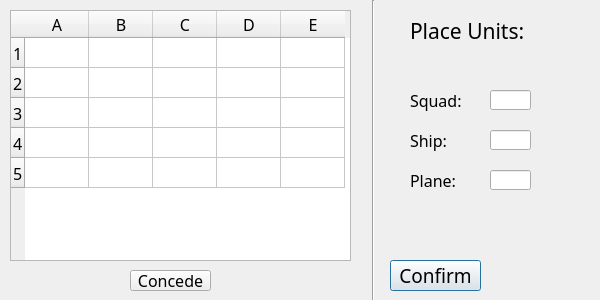
<?xml version="1.0" encoding="UTF-8"?>
<ui version="4.0" idbasedtr="false">
 <class>UnitPlacement</class>
 <widget class="QDialog" name="UnitPlacement">
  <property name="geometry">
   <rect>
    <x>0</x>
    <y>0</y>
    <width>600</width>
    <height>300</height>
   </rect>
  </property>
  <property name="minimumSize">
   <size>
    <width>600</width>
    <height>300</height>
   </size>
  </property>
  <property name="maximumSize">
   <size>
    <width>600</width>
    <height>300</height>
   </size>
  </property>
  <property name="windowTitle">
   <string>UnitPlacement</string>
  </property>
  <widget class="QLabel" name="label">
   <property name="geometry">
    <rect>
     <x>410</x>
     <y>20</y>
     <width>121</width>
     <height>21</height>
    </rect>
   </property>
   <property name="font">
    <font>
     <family>Century Gothic</family>
     <pointsize>16</pointsize>
    </font>
   </property>
   <property name="text">
    <string>Place Units:</string>
   </property>
  </widget>
  <widget class="QPushButton" name="confirmButton">
   <property name="geometry">
    <rect>
     <x>390</x>
     <y>260</y>
     <width>91</width>
     <height>31</height>
    </rect>
   </property>
   <property name="font">
    <font>
     <family>Century Gothic</family>
     <pointsize>14</pointsize>
    </font>
   </property>
   <property name="text">
    <string>Confirm</string>
   </property>
  </widget>
  <widget class="QLineEdit" name="shipEdit">
   <property name="geometry">
    <rect>
     <x>490</x>
     <y>130</y>
     <width>41</width>
     <height>20</height>
    </rect>
   </property>
  </widget>
  <widget class="QLabel" name="label_3">
   <property name="geometry">
    <rect>
     <x>410</x>
     <y>130</y>
     <width>61</width>
     <height>21</height>
    </rect>
   </property>
   <property name="font">
    <font>
     <family>Century Gothic</family>
     <pointsize>12</pointsize>
    </font>
   </property>
   <property name="text">
    <string>Ship:</string>
   </property>
  </widget>
  <widget class="QPushButton" name="concedeButton">
   <property name="geometry">
    <rect>
     <x>130</x>
     <y>270</y>
     <width>81</width>
     <height>21</height>
    </rect>
   </property>
   <property name="font">
    <font>
     <family>Century Gothic</family>
     <pointsize>12</pointsize>
    </font>
   </property>
   <property name="text">
    <string>Concede</string>
   </property>
  </widget>
  <widget class="QLineEdit" name="planeEdit">
   <property name="geometry">
    <rect>
     <x>490</x>
     <y>170</y>
     <width>41</width>
     <height>20</height>
    </rect>
   </property>
  </widget>
  <widget class="Line" name="line">
   <property name="geometry">
    <rect>
     <x>363</x>
     <y>0</y>
     <width>20</width>
     <height>301</height>
    </rect>
   </property>
   <property name="orientation">
    <enum>Qt::Vertical</enum>
   </property>
  </widget>
  <widget class="QTableWidget" name="tableWidget">
   <property name="geometry">
    <rect>
     <x>10</x>
     <y>10</y>
     <width>341</width>
     <height>251</height>
    </rect>
   </property>
   <property name="maximumSize">
    <size>
     <width>341</width>
     <height>16777215</height>
    </size>
   </property>
   <property name="font">
    <font>
     <family>Century Gothic</family>
     <pointsize>12</pointsize>
    </font>
   </property>
   <property name="lineWidth">
    <number>1</number>
   </property>
   <property name="horizontalScrollBarPolicy">
    <enum>Qt::ScrollBarAsNeeded</enum>
   </property>
   <property name="sizeAdjustPolicy">
    <enum>QAbstractScrollArea::AdjustToContents</enum>
   </property>
   <attribute name="horizontalHeaderDefaultSectionSize">
    <number>64</number>
   </attribute>
   <attribute name="horizontalHeaderMinimumSectionSize">
    <number>60</number>
   </attribute>
   <attribute name="verticalHeaderDefaultSectionSize">
    <number>30</number>
   </attribute>
   <attribute name="verticalHeaderMinimumSectionSize">
    <number>25</number>
   </attribute>
   <attribute name="verticalHeaderStretchLastSection">
    <bool>false</bool>
   </attribute>
   <row>
    <property name="text">
     <string>1</string>
    </property>
   </row>
   <row>
    <property name="text">
     <string>2</string>
    </property>
   </row>
   <row>
    <property name="text">
     <string>3</string>
    </property>
   </row>
   <row>
    <property name="text">
     <string>4</string>
    </property>
   </row>
   <row>
    <property name="text">
     <string>5</string>
    </property>
   </row>
   <column>
    <property name="text">
     <string>A</string>
    </property>
    <property name="font">
     <font>
      <family>Century Gothic</family>
      <pointsize>12</pointsize>
     </font>
    </property>
   </column>
   <column>
    <property name="text">
     <string>B</string>
    </property>
   </column>
   <column>
    <property name="text">
     <string>C</string>
    </property>
   </column>
   <column>
    <property name="text">
     <string>D</string>
    </property>
   </column>
   <column>
    <property name="text">
     <string>E</string>
    </property>
   </column>
  </widget>
  <widget class="QLabel" name="label_2">
   <property name="geometry">
    <rect>
     <x>410</x>
     <y>90</y>
     <width>61</width>
     <height>21</height>
    </rect>
   </property>
   <property name="font">
    <font>
     <family>Century Gothic</family>
     <pointsize>12</pointsize>
    </font>
   </property>
   <property name="text">
    <string>Squad:</string>
   </property>
  </widget>
  <widget class="QLabel" name="label_4">
   <property name="geometry">
    <rect>
     <x>410</x>
     <y>170</y>
     <width>61</width>
     <height>21</height>
    </rect>
   </property>
   <property name="font">
    <font>
     <family>Century Gothic</family>
     <pointsize>12</pointsize>
    </font>
   </property>
   <property name="text">
    <string>Plane:</string>
   </property>
  </widget>
  <widget class="QLineEdit" name="squadEdit">
   <property name="geometry">
    <rect>
     <x>490</x>
     <y>90</y>
     <width>41</width>
     <height>20</height>
    </rect>
   </property>
  </widget>
 </widget>
 <layoutdefault spacing="6" margin="11"/>
 <resources/>
 <connections>
  <connection>
   <sender>concedeButton</sender>
   <signal>clicked()</signal>
   <receiver>UnitPlacement</receiver>
   <slot>accept()</slot>
   <hints>
    <hint type="sourcelabel">
     <x>175</x>
     <y>272</y>
    </hint>
    <hint type="destinationlabel">
     <x>257</x>
     <y>282</y>
    </hint>
   </hints>
  </connection>
  <connection>
   <sender>confirmButton</sender>
   <signal>clicked()</signal>
   <receiver>UnitPlacement</receiver>
   <slot>exec()</slot>
   <hints>
    <hint type="sourcelabel">
     <x>492</x>
     <y>260</y>
    </hint>
    <hint type="destinationlabel">
     <x>451</x>
     <y>217</y>
    </hint>
   </hints>
  </connection>
  <connection>
   <sender>confirmButton</sender>
   <signal>clicked()</signal>
   <receiver>UnitPlacement</receiver>
   <slot>accept()</slot>
   <hints>
    <hint type="sourcelabel">
     <x>468</x>
     <y>272</y>
    </hint>
    <hint type="destinationlabel">
     <x>431</x>
     <y>216</y>
    </hint>
   </hints>
  </connection>
 </connections>
</ui>
